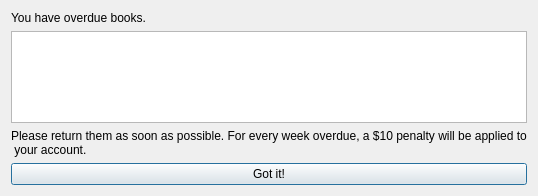
<?xml version="1.0" encoding="UTF-8"?>
<ui version="4.0">
 <class>Overdue</class>
 <widget class="QDialog" name="Overdue">
  <property name="geometry">
   <rect>
    <x>0</x>
    <y>0</y>
    <width>486</width>
    <height>196</height>
   </rect>
  </property>
  <property name="windowTitle">
   <string>Your Overdue Books</string>
  </property>
  <layout class="QVBoxLayout" name="verticalLayout_2">
   <item>
    <layout class="QVBoxLayout" name="verticalLayout">
     <item>
      <widget class="QLabel" name="label">
       <property name="styleSheet">
        <string notr="true">font: 16pt &quot;MS Shell Dlg 2&quot;;</string>
       </property>
       <property name="text">
        <string>You have overdue books.</string>
       </property>
      </widget>
     </item>
     <item>
      <widget class="QTableWidget" name="tableWidget_overdueBooks"/>
     </item>
     <item>
      <widget class="QLabel" name="label_2">
       <property name="text">
        <string>Please return them as soon as possible. For every week overdue, a $10 penalty will be applied to
 your account.</string>
       </property>
      </widget>
     </item>
     <item>
      <layout class="QHBoxLayout" name="horizontalLayout_2">
       <item>
        <widget class="QPushButton" name="pushButton_gotIt">
         <property name="text">
          <string>Got it!</string>
         </property>
        </widget>
       </item>
      </layout>
     </item>
    </layout>
   </item>
  </layout>
 </widget>
 <resources/>
 <connections/>
</ui>
